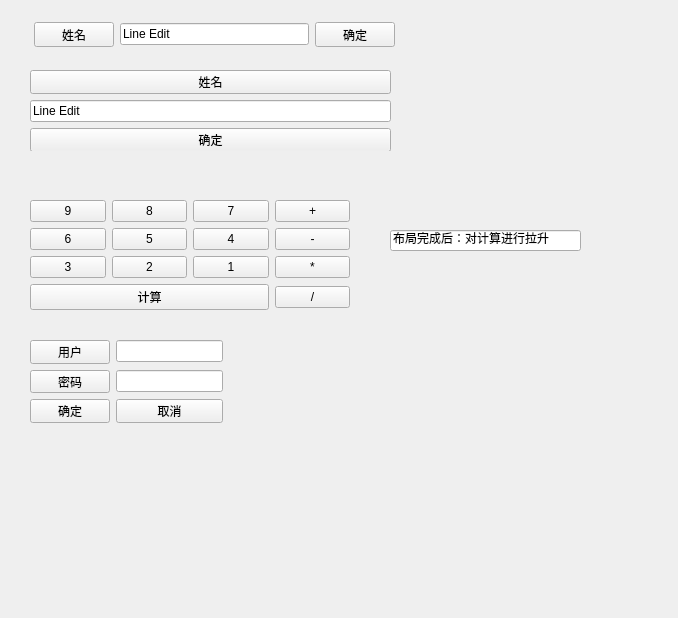
<?xml version="1.0" encoding="UTF-8"?>
<ui version="4.0">
 <class>Form</class>
 <widget class="QWidget" name="Form">
  <property name="geometry">
   <rect>
    <x>0</x>
    <y>0</y>
    <width>678</width>
    <height>618</height>
   </rect>
  </property>
  <property name="windowTitle">
   <string>Form</string>
  </property>
  <widget class="QLineEdit" name="lineEdit_3">
   <property name="geometry">
    <rect>
     <x>390</x>
     <y>230</y>
     <width>191</width>
     <height>21</height>
    </rect>
   </property>
   <property name="text">
    <string>布局完成后：对计算进行拉升</string>
   </property>
  </widget>
  <widget class="QWidget" name="">
   <property name="geometry">
    <rect>
     <x>34</x>
     <y>22</y>
     <width>361</width>
     <height>25</height>
    </rect>
   </property>
   <layout class="QHBoxLayout" name="horizontalLayout">
    <item>
     <widget class="QPushButton" name="pushButton">
      <property name="text">
       <string>姓名</string>
      </property>
     </widget>
    </item>
    <item>
     <widget class="QLineEdit" name="lineEdit">
      <property name="text">
       <string>Line Edit</string>
      </property>
     </widget>
    </item>
    <item>
     <widget class="QPushButton" name="pushButton_2">
      <property name="text">
       <string>确定</string>
      </property>
     </widget>
    </item>
   </layout>
  </widget>
  <widget class="QWidget" name="">
   <property name="geometry">
    <rect>
     <x>30</x>
     <y>70</y>
     <width>361</width>
     <height>81</height>
    </rect>
   </property>
   <layout class="QVBoxLayout" name="verticalLayout">
    <item>
     <widget class="QPushButton" name="pushButton_3">
      <property name="text">
       <string>姓名</string>
      </property>
     </widget>
    </item>
    <item>
     <widget class="QLineEdit" name="lineEdit_2">
      <property name="text">
       <string>Line Edit</string>
      </property>
     </widget>
    </item>
    <item>
     <widget class="QPushButton" name="pushButton_4">
      <property name="text">
       <string>确定</string>
      </property>
     </widget>
    </item>
   </layout>
  </widget>
  <widget class="QWidget" name="">
   <property name="geometry">
    <rect>
     <x>30</x>
     <y>200</y>
     <width>320</width>
     <height>112</height>
    </rect>
   </property>
   <layout class="QGridLayout" name="gridLayout">
    <item row="0" column="0">
     <widget class="QPushButton" name="pushButton_5">
      <property name="text">
       <string>9</string>
      </property>
     </widget>
    </item>
    <item row="0" column="1">
     <widget class="QPushButton" name="pushButton_6">
      <property name="text">
       <string>8</string>
      </property>
     </widget>
    </item>
    <item row="0" column="2">
     <widget class="QPushButton" name="pushButton_7">
      <property name="text">
       <string>7</string>
      </property>
     </widget>
    </item>
    <item row="0" column="3">
     <widget class="QPushButton" name="pushButton_8">
      <property name="text">
       <string>+</string>
      </property>
     </widget>
    </item>
    <item row="1" column="0">
     <widget class="QPushButton" name="pushButton_10">
      <property name="text">
       <string>6</string>
      </property>
     </widget>
    </item>
    <item row="1" column="1">
     <widget class="QPushButton" name="pushButton_12">
      <property name="text">
       <string>5</string>
      </property>
     </widget>
    </item>
    <item row="1" column="2">
     <widget class="QPushButton" name="pushButton_11">
      <property name="text">
       <string>4</string>
      </property>
     </widget>
    </item>
    <item row="1" column="3">
     <widget class="QPushButton" name="pushButton_9">
      <property name="text">
       <string>-</string>
      </property>
     </widget>
    </item>
    <item row="2" column="0">
     <widget class="QPushButton" name="pushButton_13">
      <property name="text">
       <string>3</string>
      </property>
     </widget>
    </item>
    <item row="2" column="1">
     <widget class="QPushButton" name="pushButton_14">
      <property name="text">
       <string>2</string>
      </property>
     </widget>
    </item>
    <item row="2" column="2">
     <widget class="QPushButton" name="pushButton_15">
      <property name="text">
       <string>1</string>
      </property>
     </widget>
    </item>
    <item row="2" column="3">
     <widget class="QPushButton" name="pushButton_16">
      <property name="text">
       <string>*</string>
      </property>
     </widget>
    </item>
    <item row="3" column="3">
     <widget class="QPushButton" name="pushButton_18">
      <property name="text">
       <string>/</string>
      </property>
     </widget>
    </item>
    <item row="3" column="0" colspan="3">
     <widget class="QPushButton" name="pushButton_17">
      <property name="text">
       <string>计算</string>
      </property>
     </widget>
    </item>
   </layout>
  </widget>
  <widget class="QWidget" name="">
   <property name="geometry">
    <rect>
     <x>30</x>
     <y>340</y>
     <width>193</width>
     <height>83</height>
    </rect>
   </property>
   <layout class="QFormLayout" name="formLayout">
    <item row="0" column="0">
     <widget class="QPushButton" name="pushButton_19">
      <property name="text">
       <string>用户</string>
      </property>
     </widget>
    </item>
    <item row="0" column="1">
     <widget class="QLineEdit" name="lineEdit_4"/>
    </item>
    <item row="1" column="0">
     <widget class="QPushButton" name="pushButton_20">
      <property name="text">
       <string>密码</string>
      </property>
     </widget>
    </item>
    <item row="1" column="1">
     <widget class="QLineEdit" name="lineEdit_5"/>
    </item>
    <item row="2" column="0">
     <widget class="QPushButton" name="pushButton_21">
      <property name="text">
       <string>确定</string>
      </property>
     </widget>
    </item>
    <item row="2" column="1">
     <widget class="QPushButton" name="pushButton_22">
      <property name="text">
       <string>取消</string>
      </property>
     </widget>
    </item>
   </layout>
  </widget>
 </widget>
 <resources/>
 <connections/>
</ui>
